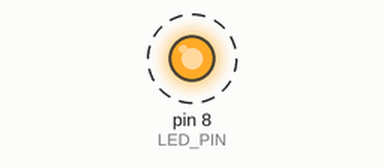
A sketch run on a simulated Arduino Uno, built with avr-gcc and run on an emulated ATmega328P. Shown: output pins drawn as LEDs (lit = HIGH). Dashed ring = blinking.

Above: at 0.5 s.
Timing chart, 0 to 4.6 s (numbered marks = the images above):
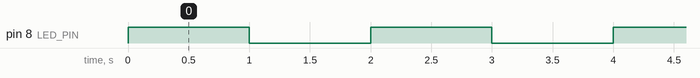

The sketch:

LedBlink.ino
```cpp
// Wiring: D8 -> 220/330 ohm resistor -> LED anode; cathode -> GND.
// First hardware check: one second on, one second off.
const byte LED_PIN = 8;
void setup() {
  digitalWrite(LED_PIN, LOW);
  pinMode(LED_PIN, OUTPUT);
}
void loop() {
  digitalWrite(LED_PIN, HIGH);
  delay(1000);
  digitalWrite(LED_PIN, LOW);
  delay(1000);
}
```

Measured:
- by itself, pin 8 (LED_PIN): alternates HIGH for 1.0 s and LOW for 1.0 s
